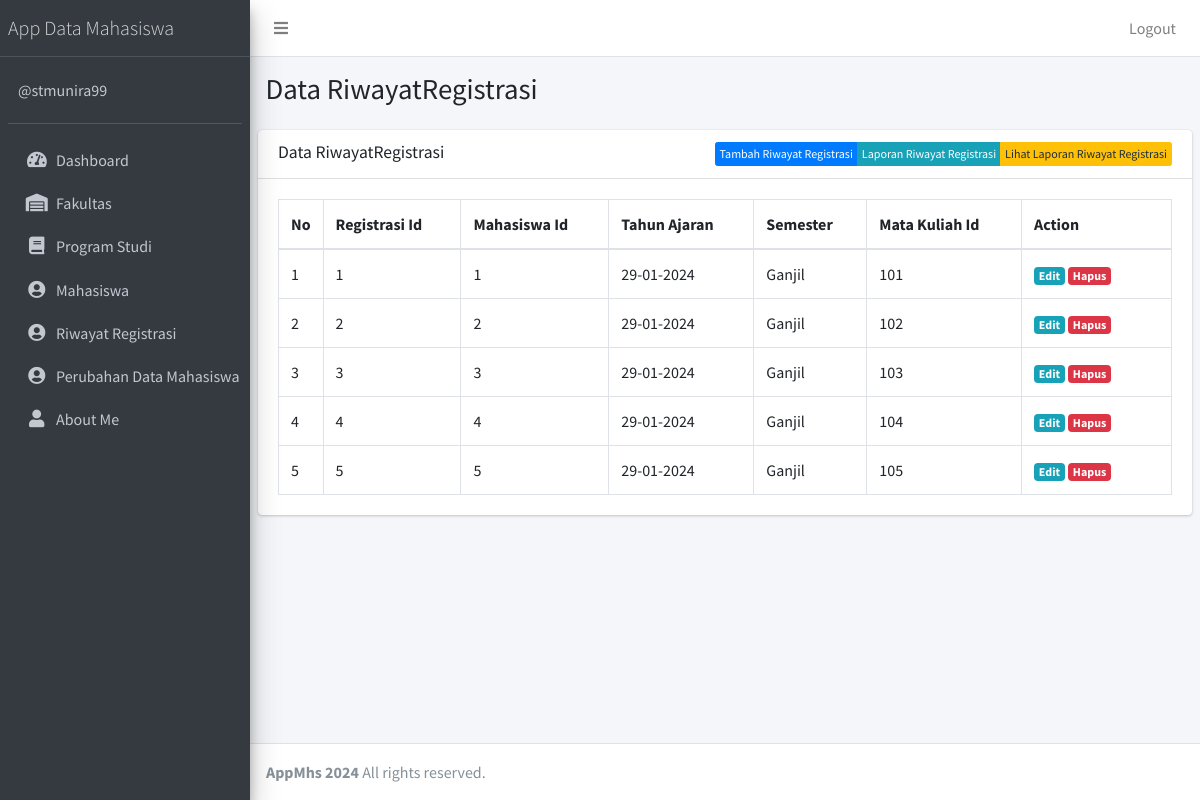
Screenshot of /riwayatregistrasi (signed in) with the database file from the repository.
### tables this page shows
CREATE TABLE `riwayatregistrasi` (
  `RegistrasiID` int NOT NULL,
  `MahasiswaID` int DEFAULT NULL,
  `TahunAjaran` int DEFAULT NULL,
  `Semester` varchar(20) DEFAULT NULL,
  `MataKuliahID` int DEFAULT NULL
);

CREATE TABLE `mahasiswa` (
  `MahasiswaID` int NOT NULL,
  `Nama` varchar(100) NOT NULL,
  `Alamat` varchar(255) DEFAULT NULL,
  `TanggalLahir` date DEFAULT NULL,
  `JenisKelamin` varchar(10) DEFAULT NULL,
  `KontakDarurat` varchar(50) DEFAULT NULL,
  `ProgramStudiID` int DEFAULT NULL
);

### app/core/Controller.php (called while the page is built, shortened)
<?php
class Controller
{
    public function view($view, $data = [])
    {
        require_once '../app/views/' . $view . '.php';
    }
    public function model($model)
    {
        return new $model;
    }
}

### app/controllers/RiwayatRegistrasi.php (called while the page is built, shortened)
<?php
class RiwayatRegistrasi extends Controller
{
    public function index()
    {
        $data['title'] = 'Data RiwayatRegistrasi';
        $data['riwayatregistrasi'] = $this->model('RiwayatRegistrasiModel')->getAllRiwayatRegistrasi();
        $this->view('riwayatregistrasi/index', $data);
    }
}

### app/core/App.php (called while the page is built, shortened)
<?php
class App
{
    protected $method = 'index';
    protected $params = [];
    public function __construct()
    {
        $this->controller = new $this->controller;
        call_user_func_array([$this->controller, $this->method], $this->params);
    }
}

### public/index.php (called while the page is built, shortened)
<?php
$app = new App;

### app/core/Database.php (called while the page is built, shortened)
<?php
class Database
{
    private $host = DB_HOST;
    private $user = DB_USER;
    private $pass = DB_PASS;
    private $dbnm = DB_NAME;
    private $dbh;
    private $stmt;
    public function __construct()
    {
        $dsn = 'mysql:host=' . $this->host . ';dbname=' . $this->dbnm;
        $option = [
            PDO::ATTR_PERSISTENT => true,
            PDO::ATTR_ERRMODE => PDO::ERRMODE_EXCEPTION
        ];
        try {
            $this->dbh = new PDO($dsn, $this->user, $this->pass, $option);
        } catch (PDOException $e) {
            die($e->getMessage());
        }
    }
    public function query($query)
    {
        $this->stmt = $this->dbh->prepare($query);
    }
    public function execute()
    {
        $this->stmt->execute();
    }
    public function resultSet()
    {
        $this->execute();
        return $this->stmt->fetchAll(PDO::FETCH_ASSOC);
    }
}

### app/models/RiwayatRegistrasiModel.php (called while the page is built, shortened)
<?php
class RiwayatRegistrasiModel
{
    private $db;
    public function __construct()
    {
        $this->db = new Database;
    }
    public function getAllRiwayatRegistrasi()
    {
        $query = 'SELECT riwayatregistrasi.*, mahasiswa.MahasiswaID
       FROM riwayatregistrasi
       LEFT JOIN mahasiswa ON riwayatregistrasi.MahasiswaID = mahasiswa.MahasiswaID';
        $this->db->query($query);
        return $this->db->resultSet();
    }
}

### app/views/riwayatregistrasi/index.php (the view, shortened to what this page needs)
<div class="content-wrapper">
    <section class="content-header">
        <div class="container-fluid">
            <div class="row mb-2">
                <div class="col-sm-6">
                    <h1><?= $data['title']; ?></h1>
                </div>
            </div>
        </div>
    </section>
    <section class="content">
        <div class="card">
            <div class="card-header">
                <h3 class="card-title"><?= $data['title'] ?></h3>
                <div class="btn-group float-right">
                    <a href="<?= base_url; ?>/riwayatregistrasi/tambah" class="btn float-right btn-xs btn btn-primary">Tambah Riwayat Registrasi</a>
                    <a href="<?= base_url; ?>/riwayatregistrasi/laporan" class="btn float-right btn-xs btn btn-info" target="_blank">Laporan Riwayat Registrasi</a>
                    <a href="<?= base_url; ?>/riwayatregistrasi/lihatlaporan" class="btn float-right btn-xs btn btn-warning" target="_blank">Lihat Laporan Riwayat Registrasi</a>
                </div>
            </div>
            <div class="card-body">
                <table class="table table-bordered">
                    <thead>
                        <tr>
                            <th style="width:10px">No</th>
                            <th>Registrasi Id</th>
                            <th>Mahasiswa Id</th>
                            <th>Tahun Ajaran</th>
                            <th>Semester</th>
                            <th>Mata Kuliah Id</th>
                            <th style="width:150px">Action</th>
                        </tr>
                    </thead>
                    <tbody>
                        <?php $no = 1; ?>
                        <?php foreach ($data['riwayatregistrasi'] as $row) : ?>
                            <tr>
                                <td><?= $no; ?></td>
                                <td><?= $row['RegistrasiID']; ?></td>
                                <td><?= $row['MahasiswaID']; ?></td>
                                <td><?= date('d-m-Y', strtotime($row['TahunAjaran'])); ?></td>
                                <td><?= $row['Semester']; ?></td>
                                <td><?= $row['MataKuliahID']; ?></td>
                                <td>
                                    <a href="<?= base_url; ?>/riwayatregistrasi/edit/<?= $row['RegistrasiID'] ?>" class="badge badge-info">Edit</a>
                                    <a href="<?= base_url; ?>/riwayatregistrasi/hapus/<?= $row['RegistrasiID'] ?>" class="badge badge-danger" onclick="return confirm('Hapus data?');">Hapus</a>
                                </td>
                            </tr>
                            <?php $no++; ?>
                        <?php endforeach; ?>
                    </tbody>
                </table>
            </div>
        </div>
    </section>
</div>

### rows the page displays
riwayatregistrasi: RegistrasiID "1", MahasiswaID.MahasiswaID "1", TahunAjaran "29-01-2024", Semester "Ganjil", MataKuliahID "101"
riwayatregistrasi: RegistrasiID "2", MahasiswaID.MahasiswaID "2", TahunAjaran "29-01-2024", Semester "Ganjil", MataKuliahID "102"
riwayatregistrasi: RegistrasiID "3", MahasiswaID.MahasiswaID "3", TahunAjaran "29-01-2024", Semester "Ganjil", MataKuliahID "103"
riwayatregistrasi: RegistrasiID "4", MahasiswaID.MahasiswaID "4", TahunAjaran "29-01-2024", Semester "Ganjil", MataKuliahID "104"
riwayatregistrasi: RegistrasiID "5", MahasiswaID.MahasiswaID "5", TahunAjaran "29-01-2024", Semester "Ganjil", MataKuliahID "105"

### other values shown
$data['title'] "Data RiwayatRegistrasi"
